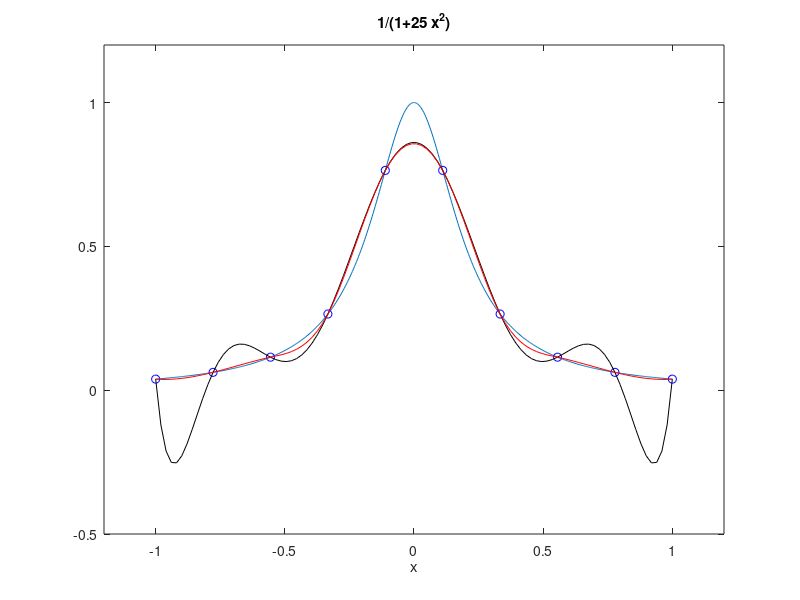

MATLAB code to generate this figure:
% just an mfile to show runge phenomenon.
% martin king, 30 july 2008.

clear all;
close all;

ezplot('1./(1+25*x.^2)',[-1 1])  %plotting the runge function
hold on;
axis([-1.2 1.2 -0.5 1.2])

pause;

x=linspace(-1,1,10);  %setting equi-distanced x points and the corresponding y points
%chebyshev points
%i=[1:1:20];
%x=cos((2.*i-1)/(2.*length(i))*pi);
%
y=1./(1+25*x.^2);
plot(x,y,'bo')

pause;

p=polyfit(x,y,length(x)-1);  %fit a polynomial to these points
xi=linspace(-1,1,100);  %setting many x points for interpolation
yi=polyval(p,xi);
plot(xi,yi,'k-')  %plotting the interpolated curve

pause;                                      

% interpolation with splines
yi3=interp1(x,y,xi,'spline');
plot(xi,yi3,'r-')
